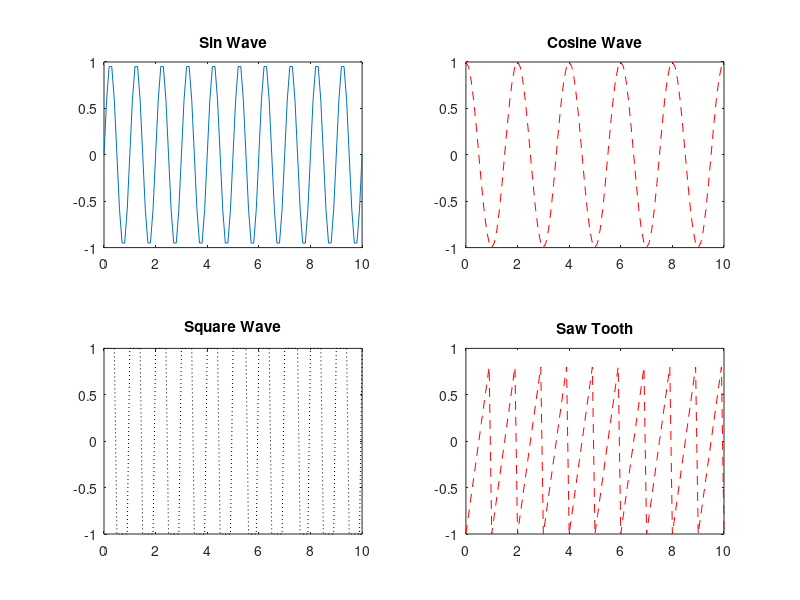

This chart was generated by the following MATLAB code:
t = 0:0.1:10;
x1 = sin (2*pi*t);
x2 = cos(2*pi*t/2);
x3 = square(2*pi*t);
x4 = sawtooth(2*pi*t);
figure;

subplot(2, 2, 1);
plot(t, x1);
title('Sin Wave');

subplot(2, 2, 2);
plot(t, x2, 'r--');
title('Cosine Wave');

subplot(2,2,3);
plot(t,x3, 'k:');
title('Square Wave');

subplot(2,2,4);
plot(t, x4, 'r--');
title('Saw Tooth');
